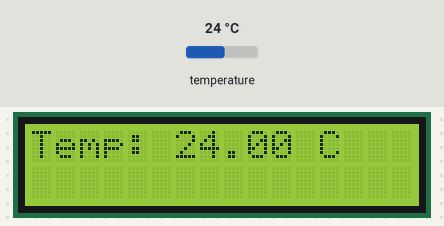
Simulated run of this sketch. Board: Arduino Uno, built with avr-gcc and run on an emulated ATmega328P. On the bench: 16×2 character LCD. The inputs (shaded band) are chosen by the test bench; at power-on: temperature 24 °C. What the sketch prints to the serial monitor is not drawn.

Above: at 1.2 s.
1.3 s: temperature set to 12 °C
At 3.0 s:
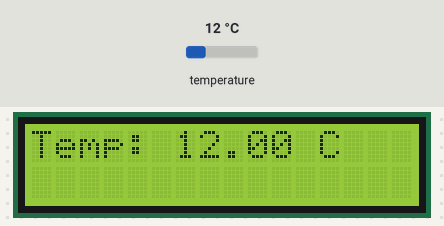
4.1 s: temperature set to 19 °C
At 4.8 s:
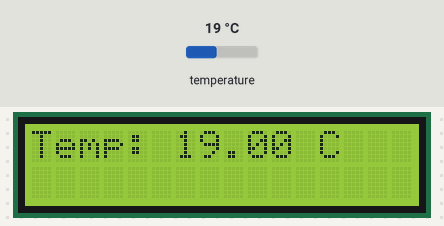
6.6 s: temperature set to 28 °C
At 8.3 s:
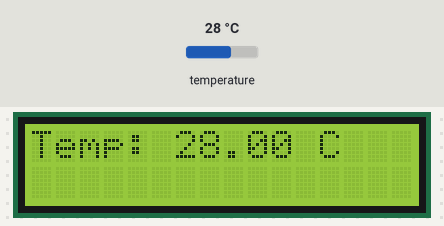
Timing chart, 0 to 9.8 s (numbered marks = the images above; inputs shaded):
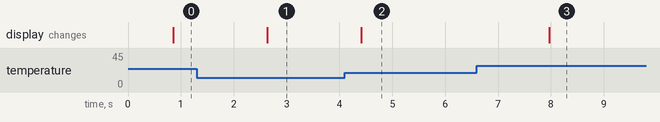

The sketch:

DigitalThermometer.ino
```cpp
#include <LiquidCrystal_I2C.h>
#include <OneWire.h>
#include <DallasTemperature.h>

#define ONE_WIRE_BUS 2

OneWire oneWire(ONE_WIRE_BUS);
DallasTemperature sensors(&oneWire);
LiquidCrystal_I2C lcd(0x27, 16, 2);

void setup() {
  lcd.init();
  lcd.backlight();
  sensors.begin();
  Serial.begin(9600);
}

void loop() {
  sensors.requestTemperatures();
  float tempC = sensors.getTempCByIndex(0);

  lcd.setCursor(0, 0);
  lcd.print("Temp: ");
  lcd.print(tempC);
  lcd.print(" C");

  Serial.print("Temperature: ");
  Serial.print(tempC);
  Serial.println(" °C");

  delay(1000);
}
```

Measured:
- after the input at 1.3 s, the display: changes after 1.3 s (image 1)
- after the input at 4.1 s, the display: changes after 0.31 s (image 2)
- after the input at 6.6 s, the display: changes after 1.4 s (image 3)
